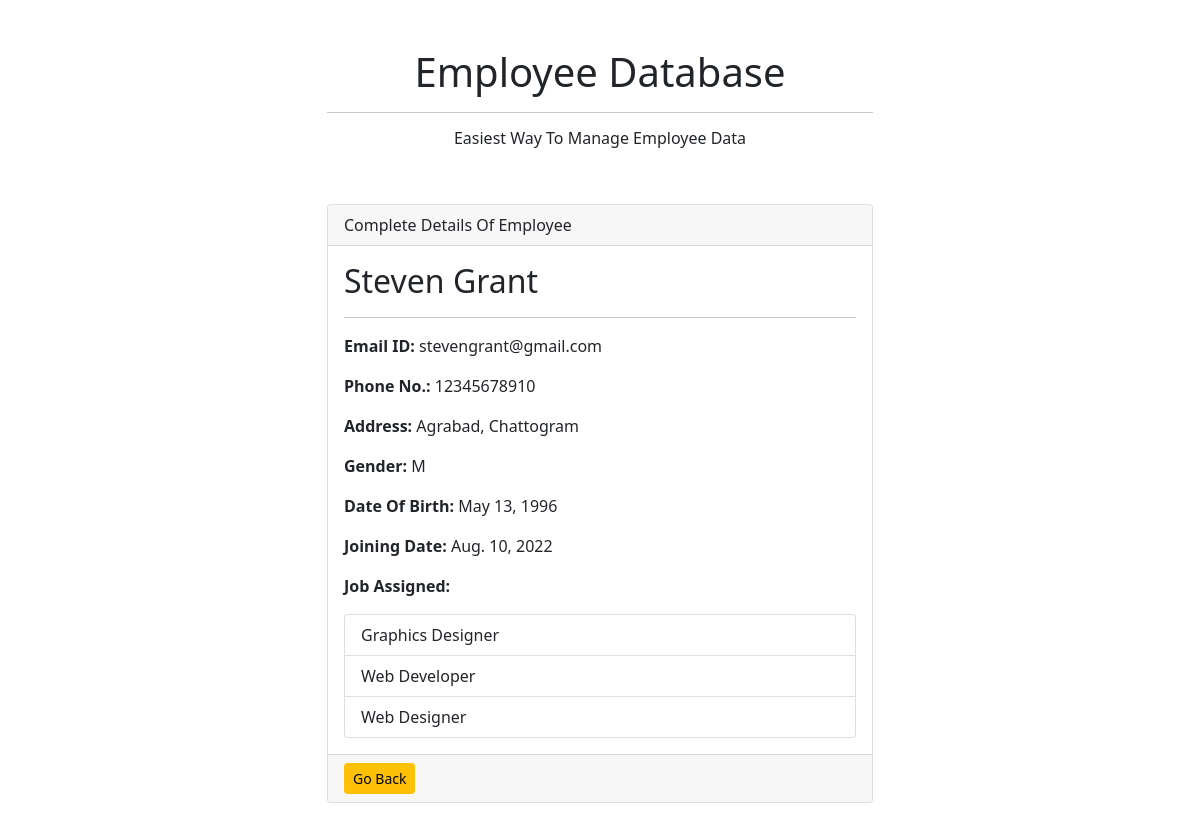
/employee/1/, run on the app's committed database.
### ems/models.py (models this page shows, shortened)
class Employee(models.Model):
    Gender_Choice = [('M', 'Male'), ('F', 'Feale'), ('0', 'Other')]
    first_name = models.CharField(max_length=200)
    last_name = models.CharField(max_length=200)
    email = models.EmailField(max_length=250)
    phone = models.CharField(max_length=14, blank=True)
    address = models.TextField()
    gender = models.CharField(max_length=1, choices=Gender_Choice)
    dob = models.DateField()
    joining_date = models.DateField()
    jobs = models.ManyToManyField('Job', blank=True)

class Job(models.Model):
        name = models.CharField(max_length=250)

### ems/views.py (the view)
# urls.py: path('employee/<int:employee_id>/', views.employee_detail, name = 'employee_detail'),
def employee_detail(request, employee_id):
    try:
        employee = Employee.objects.get(id = employee_id)
    except Employee.DoesNotExist:
        raise Http404
    return render(request, 'employee_detail.html', {'employee':employee})

### ems/templates/employee_detail.html
{% extends 'base.html' %}
{% block content %}
<div class="col-md-6">
    <div class="card mb-5">
        <div class="card-header">Complete Details Of Employee</div>
        <div class="card-body">
            <h2>{{employee.first_name|capfirst}} {{employee.last_name|capfirst}}</h2>
            <hr>
            <p><strong>Email ID: </strong><span class="secondery-text">{{employee.email}}</span></p>
            <p><strong>Phone No.: </strong><span class="secondery-text">{{employee.phone}}</span></p>
            <p><strong>Address: </strong><span class="secondery-text">{{employee.address}}</span></p>
            <p><strong>Gender: </strong><span class="secondery-text">{{employee.gender}}</span></p>
            <p><strong>Date Of Birth: </strong><span class="secondery-text">{{employee.dob}}</span></p>
            <p><strong>Joining Date: </strong><span class="secondery-text">{{employee.joining_date}}</span></p>
            <p><strong>Job Assigned: </strong></p>
            {% if employee.jobs.all %}
                <ul class="list-group">
                    {% for job in employee.jobs.all %}
                    <li class="list-group-item">{{job.name}}
                    </li>
                    {% endfor %}
                </ul>
            {% endif %}
        </div>
        <div class="card-footer">
            <a href="{% url 'home' %}" class="btn btn-sm btn-warning">Go Back</a>
        </div>
    </div>
</div>
</div>{% endblock content %}

### data on the page
Employee: first_name "Steven", last_name "Grant", email "stevengrant@gmail.com", phone "12345678910", address "Agrabad, Chattogram", gender "M", dob "May 13, 1996", joining_date "Aug. 10, 2022"
Job: name "Graphics Designer"
Job: name "Web Developer"
Job: name "Web Designer"
